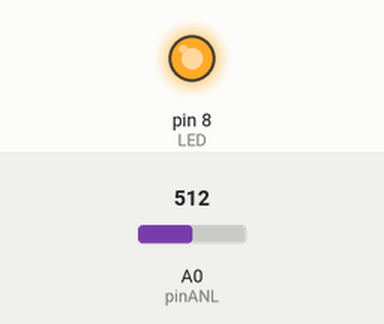
Bench run of a sketch on a simulated Arduino Uno, built with avr-gcc and run on an emulated ATmega328P. Shown: output pins drawn as LEDs (lit = HIGH). The test bench sets the inputs (shaded band); at power-on: A0 (pinANL) = 512.

Above: at 1.2 s.
1.3 s: A0 (pinANL) set to 496
At 2.5 s:
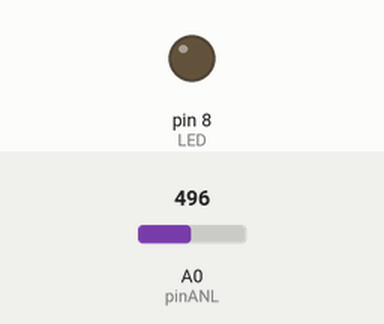
2.8 s: A0 (pinANL) set to 716
At 3.8 s:
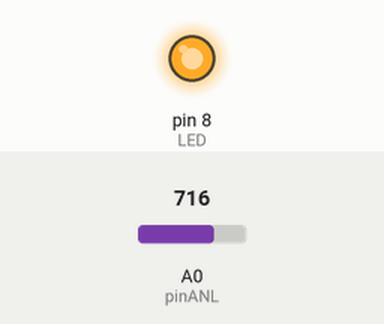
4.3 s: A0 (pinANL) set to 511
At 4.8 s:
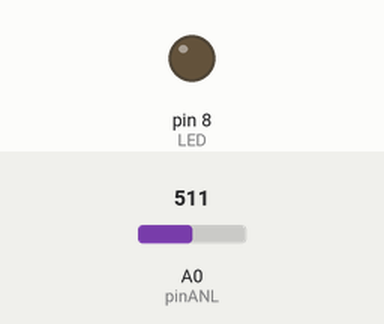
Timing chart, 0 to 7.3 s (numbered marks = the images above; inputs shaded):
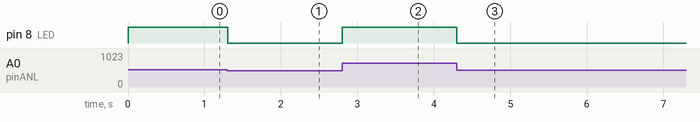

The sketch:

practica3-12Jun-FotoLed.ino
```cpp
#define LED 8 // the pin for the LED
#define pinANL 0

int valorFotoresistencia = 0; // variable used to store the value

  void setup() {
     pinMode(LED, OUTPUT); // LED en el pin 9 es Salida
     // Pin análogo es automaticamente entrada
  }

  void loop() {
       valorFotoresistencia = analogRead(pinANL); // Lee el valor del sensor análogo
       analogWrite(LED, valorFotoresistencia/4); // Asigna al led el valor que reciba el sensor divido entre 4
       delay(10); // hace una breve pausa en el programa
}
```

Measured:
- the behaviour switches between 512 and 511 on A0 (pinANL) (found by bisection; images 0 and 1)
- after the input at 1.3 s, pin 8 (LED): HIGH → LOW at once
- after the input at 2.8 s, pin 8 (LED): LOW → HIGH at once
- after the input at 4.3 s, pin 8 (LED): HIGH → LOW at once
